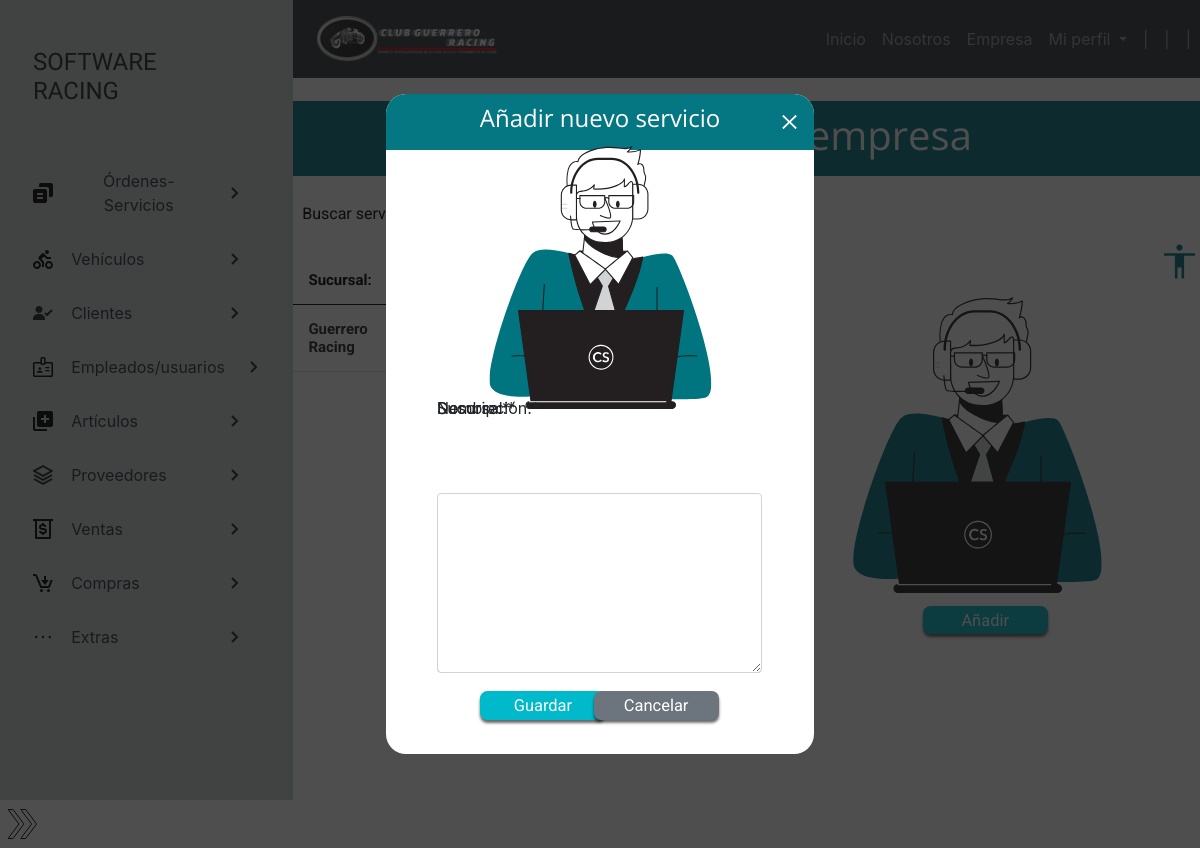
Page /servicios/ (signed in) on the earlier database version.
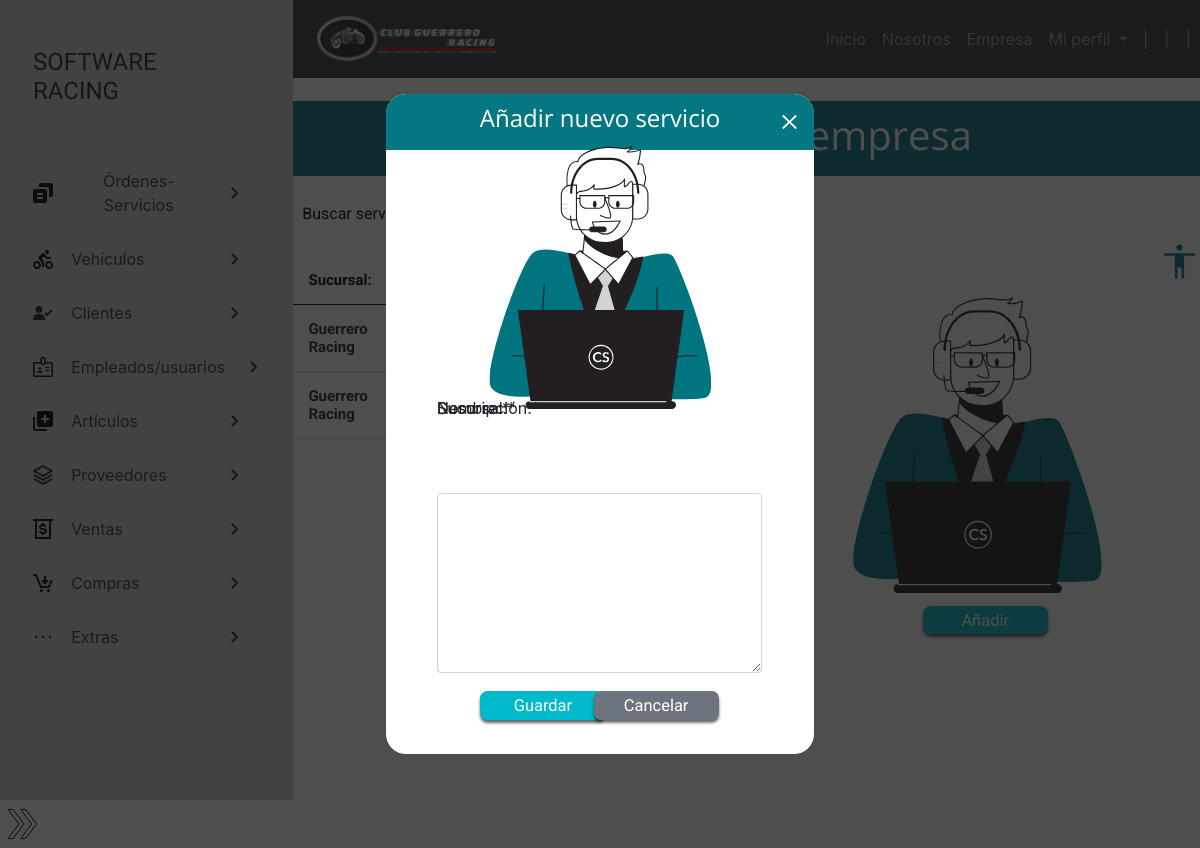
Same page on the later database version.
### usuarios/models.py (models this page shows, shortened)
class Servicios(models.Model):
    tbl_sucursales_idsucursal = models.ForeignKey(Sucursales, on_delete=models.CASCADE, verbose_name="Sucursal:")
    ser_nombre = models.CharField(max_length=50, verbose_name="Nombre:")
    ser_descripcion = models.TextField(max_length=200, verbose_name="Descripción:")
    class Estado(models.TextChoices):
        ACTIVO = '1', _('Activo')
        INACTIVO = '0', _('Inactivo')
    ser_estado = models.CharField(max_length=1, choices=Estado.choices, default=Estado.ACTIVO,  verbose_name="Estado:")

class Sucursales(models.Model):
    tbl_ciudad_idciudad = models.ForeignKey(Ciudades, on_delete=models. CASCADE, verbose_name="Ciudades:")
    tbl_empresas_idempresa = models.ForeignKey(Empresa, on_delete=models. CASCADE, verbose_name="Empresa:")
    suc_nombre = models.CharField(max_length=80, verbose_name="Nombre:")
    suc_administrador = models.CharField(max_length=80, verbose_name="Administrador:")
    suc_direccion = models.CharField(max_length=80, verbose_name="Dirección:")
    class Tipo(models.TextChoices):
        PRINCIPAL = '1', _('Principal')
        SEDE = '0', _('Sede')
    suc_tipo = models.CharField(max_length=1, choices=Tipo.choices, default=Tipo.SEDE, verbose_name="Tipo:")
    suc_telefono = models.CharField(max_length=20, verbose_name="Teléfono:")
    suc_celular = models.CharField(max_length=20, verbose_name="Celular:")
    suc_email = models.CharField(max_length=100, verbose_name="E-mail:")
    class Estado(models.TextChoices):
        ACTIVO = '1', _('Activo')
        INACTIVO = '0', _('Inactivo')
    suc_estado = models.CharField(max_length=1, choices=Estado.choices, default=Estado.ACTIVO, verbose_name="Estado:")
    def __str__(self) -> str:
        return "%s" % (self.suc_nombre)

### usuarios/views.py (the view)
# urls.py: path('servicios/', servicios, name='servicios'),
@login_required(login_url='login')
@permission_required('usuarios.view_servicios')
def servicios(request):
    titulo = "Servicios"
    servicios = Servicios.objects.filter(ser_estado = '1')
    busqueda = request.GET.get('serv_busqueda')
    if busqueda:
        servicios = Servicios.objects.filter(
            Q(ser_nombre__icontains = busqueda)
        ).distinct()
    if request.method == "POST":
        form = ServiciosForm(request.POST)
        if form.is_valid():
            form.save()
            messages.success(
                request,f"Se agregó el servicio {request.POST['ser_nombre']} exitosamente"
            )
            return redirect('servicios')
        else:
            messages.error(
                request,f"Se ha producido un error al registrar el servicio"
            )
    else:
        form = ServiciosForm()
    context = {
        'titulo': titulo,
        'servicios': servicios,
        'form': form
    }
    return render(request, 'usuarios/interfaz_servicios.html', context)

### usuarios/forms.py
class ServiciosForm(forms.ModelForm):
    class Meta:
        model= Servicios
        exclude = ['ser_estado']

### main/context_processors.py (called while the page is built)
def sesion(request):
    usuario_actual = request.user
    image_user = r"../media/images/usuarios/default.png"
    if request.user.is_authenticated:
        if Empleados.objects.filter(user_id=usuario_actual.id):
            image_user = Empleados.objects.get(user_id=usuario_actual.id).emp_foto.url
    context = {
        'usuario_actual':usuario_actual,
        'image_user':image_user
    }
    return context

### main/templates/usuarios/interfaz_servicios.html (shortened to what this page needs)
{% extends 'partials/bodyApp.html' %}
{% load crispy_forms_tags %}
{% load static %}
{% block css %}
<link rel="stylesheet" href="{% static 'css/interfaz_servicios.css' %}">
{% endblock css %}
{% block contenido %}
<section>
    <div class="titulo_superior">
        <h2>Servicios de tu empresa</h2>
    </div>
    <div class="contenedor_form">
        <form method="GET">
            <label for="Serv_Busqueda" class="label_buscar">Buscar servicio:</label>
            <button type="submit" id="btn_mostrar_filtro" class="btn btn-outline-success"></button>
        </form>
    </div>
    <div class="contenedor_tabla">
        <table>
            <thead>
                <tr>
                    <th>Sucursal:</th>
                    <th>Servicio:</th>
                    <th>Descripción</th>
                    {% if perms.usuarios.change_servicios or perms.usuarios.delete_servicios %}
                        <th>Acciones</th>
                    {% endif %}
                </tr>
            </thead>
            <tbody>
                {% for servicio in servicios %}
                    <tr>
                        <td>{{servicio.tbl_sucursales_idsucursal}}</td>
                        <td>{{servicio.ser_nombre}}</td>
                        <td>{{servicio.ser_descripcion}}</td>
                        {% if perms.usuarios.change_servicios or perms.usuarios.delete_servicios %}
                            <td>
                                {% if perms.usuarios.change_servicios %}
                                    <a href="{% url 'editar_servicio' servicio.id %}">
                                    </a>
                                {% endif %}
                            </td>
                        {% endif %}
                    </tr>
                {% endfor %}
            </tbody>
        </table>
    </div>
    <img src="{% static 'img/interfaz_servicios.svg' %}" alt="Ilustración relativa a servicios" id="img1">
    {% if perms.usuarios.add_servicios %}
        <a href="#" id="btn_anadir" title="Añadir nuevo servicio">Añadir</a>
    {% endif %}
</section>
<section class="modal-form ">
    {% if perms.usuarios.add_servicios %}
    <div class="container_modal-form">
        <div class="container_h2-form">
            <h2>Añadir nuevo servicio</h2>
            <a href="#" class="modal_close-form container_cerrar-form">
                <img src="{% static 'img/cerrar.svg' %}" alt="">
            </a>
        </div>
        <img src="{% static 'img/interfaz_servicios.svg' %}" alt="Imagen ilustrativa a servicios" id="img2">
        <form action="" method="POST">
            {{form|crispy}}
            <div class="frame_b">
                <button type="submit" id="btn_guardar">Guardar</button>
                <button type="reset" id="btn_cancelar">Cancelar</button>
            </div>
        </form>
    </div>
    {% endif %}
</section>
{% endblock contenido %}

Differences in the rows shown:
added Servicios: tbl_sucursales_idsucursal "Guerrero Racing"
